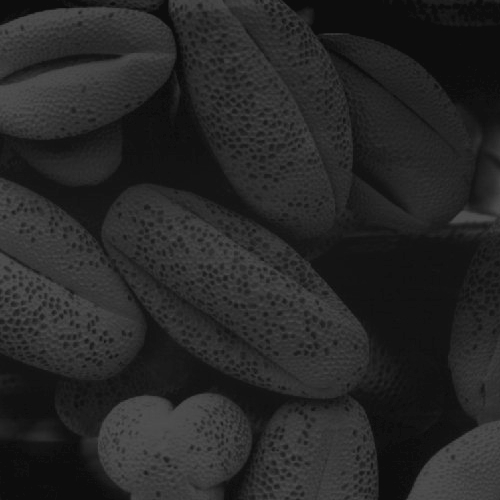
#> input picture 2022-ImagesSet/histeq1.jpg, 500 x 500 px, found by its file name; the run also reads 2 pictures not shown here
$ python HistEq.py
#> lines starting #> are read from the running program, lines starting #| are printed output that depends on the picture
### utils.py
import cv2
import numpy as np
import os
import matplotlib.pyplot as plt
import pandas as pd

PI = 3.1415926535

def cvtColor(img, type='HLS2BGR'):
    if type == 'HLS2BGR':
        a, b, _ = img.shape
        img_hls = img.astype(float)
        H, I, S = img_hls[:,:,0]*2*(2*PI)/360, img_hls[:,:,1]/255, img_hls[:,:,2]/255
        B, G, R = np.zeros((a,b), dtype=float), np.zeros((a,b), dtype=float), np.zeros((a,b), dtype=float)

        ### This is a FAST implementation using vectorization!
        cond_1 = np.where(H<2*PI/3)
        R[cond_1] = I[cond_1]*(1+S[cond_1]*np.cos(H[cond_1])/np.cos(2*PI/6-H[cond_1]))
        B[cond_1] = I[cond_1]*(1-S[cond_1])
        G[cond_1] = 3*I[cond_1]-(R[cond_1]+B[cond_1])
        cond_2 = np.where(np.logical_and(H>=2*PI/3, H<4*PI/3))
        G[cond_2] = I[cond_2]*(1+S[cond_2]*np.cos(H[cond_2]-2*PI/3)/np.cos(2*PI/6-H[cond_2]+2*PI/3))
        R[cond_2] = I[cond_2]*(1-S[cond_2])
        B[cond_2] = 3*I[cond_2]-(R[cond_2]+G[cond_2])
        cond_3 = np.where(np.logical_and(H>=4*PI/3, H<6*PI/3))
        B[cond_3] = I[cond_3]*(1+S[cond_3]*np.cos(H[cond_3]-4*PI/3)/np.cos(2*PI/6-H[cond_3]+4*PI/3))
        G[cond_3] = I[cond_3]*(1-S[cond_3])
        R[cond_3] = 3*I[cond_3]-(G[cond_3]+B[cond_3])

        # [16 lines of commented-out code are left out]

        B, G, R = np.clip(B,0,1), np.clip(G,0,1), np.clip(R,0,1)
        img_bgr = np.zeros((a,b,3), dtype=np.uint8)
        img_bgr[:,:,0], img_bgr[:,:,1], img_bgr[:,:,2] = B*255, G*255, R*255
        return img_bgr

    elif type == 'BGR2HLS':
        a, b, _ = img.shape
        img_bgr = img.astype(float)/255
        B, G, R = img_bgr[:,:,0], img_bgr[:,:,1], img_bgr[:,:,2]
        H, I, S = np.zeros((a,b), dtype=float), np.zeros((a,b), dtype=float), np.zeros((a,b), dtype=float)

        ### This is a FAST implementation using vectorization!
        # Calculate I
        RGB_sum = R+G+B
        I = 1/3*RGB_sum
        # Calculate S
        RGB_min = np.min(np.stack((R,G,B)), axis = 0)
        cond_S=np.where(RGB_sum!=0)
        S[cond_S] = 1-3/RGB_sum[cond_S]*RGB_min[cond_S]
        # Calculate H
        val = ((R-G)**2+(R-B)*(G-B))**0.5
        cond_H = np.where(val!=0)
        theta = np.arccos(np.clip(1/2*(R-G+R-B)[cond_H]/val[cond_H], a_min=-1, a_max=1))*360/(2*PI)
        cond_H2 = B[cond_H] > G[cond_H]
        theta[cond_H2] = 360 - theta[cond_H2]
        H[cond_H] = theta

        # [13 lines of commented-out code are left out]

        img_hls = np.zeros((a,b,3), dtype=np.uint8)
        img_hls[:,:,0], img_hls[:,:,1], img_hls[:,:,2] = H/2, I*255, S*255
        return img_hls

# utils for display
def add_border(img):
    # add white thin border
    if len(img.shape)==2:
        return cv2.copyMakeBorder(img,20,20,20,20,cv2.BORDER_CONSTANT,value=255)
    else:
        return cv2.copyMakeBorder(img,20,20,20,20,cv2.BORDER_CONSTANT,value=[255,255,255])

# [14 lines left out: function resize_img, not called in this run]

def resize_img_width(img, width):
    # resize the final image to a proper size for showing in the webpage.
    # scale
    shape_now = img.shape
    scale = width / shape_now[1]

    # resize image
    height = int(shape_now[0] * scale)
    width = int(shape_now[1] * scale)
    shape_resize = (width, height)
    return cv2.resize(img, shape_resize, interpolation=cv2.INTER_AREA)

def add_title(img,text='add_text'):
    # add Enlgish title in the top of the image
    if len(img.shape)==2:
        color=255
    else:
        color=(255,255,255)
    img=cv2.copyMakeBorder(img, 50, 0, 0, 0, cv2.BORDER_CONSTANT, value=color)
    if len(img.shape)==2:
        return cv2.putText(img,text,(0,50),cv2.FONT_HERSHEY_SIMPLEX,fontScale=1.3,color= 0,thickness=3,lineType=cv2.LINE_AA)
    else:
        return cv2.putText(img, text, (0, 50), cv2.FONT_HERSHEY_SIMPLEX, fontScale=1.3,color= (0,0,0),thickness=3,lineType=cv2.LINE_AA)

### HistEq.py
import cv2
import numpy as np
import os
import matplotlib.pyplot as plt
import pandas as pd
import matplotlib
matplotlib.use('Agg')
from utils import cvtColor, add_border, resize_img, add_title, resize_img_width
import time

def HistEq_single_channel(img):
    a, b = img.shape
    n = a*b
    img = img.astype(np.uint8)
    # Build Histogram
    hist = np.histogram(img, 256, (0,256))[0]
    # Calculate Prob
    prob = hist / n
    # Calculate Cumulative Prob
    cum_prob = np.zeros(256)
    temp = 0.0
    for i in range(256):
        temp += prob[i]
        cum_prob[i] = temp
    # Generate mapping
    mapping = (np.around(cum_prob*255)).astype(np.uint8)
    # Generate result
    re = mapping[img].astype(np.uint8)
    return re

def HistEq_rgb_avg(img):
    a, b, _ = img.shape
    n = a*b
    img = img.astype(np.uint8)
    # Build Histogram
    hist_list = []
    for k in range(3):
        hist_list.append(np.histogram(img[:,:,k], 256, (0,256))[0])
    hist = np.stack(hist_list, axis=0)
    # Calculate Prob
    prob = hist / n
    # Calculate Avg prob
    prob = np.mean(prob, axis=0)
    # Calculate Cumulative Prob
    cum_prob = np.zeros(256)
    temp = 0.0
    for i in range(256):
        temp += prob[i]
        cum_prob[i] = temp
    # Generate mapping
    mapping = (np.around(cum_prob*255)).astype(np.uint8)
    # Generate result
    re = mapping[img].astype(np.uint8)
    return re

def show_hist(img, save_path):
    hist = get_hist(img)
    plt.clf()
    plt.figure(figsize=(5,5))
    plt.plot(hist)
    plt.grid()
    plt.xlabel('r_k', fontsize=10)
    plt.ylabel('h(r_k)', fontsize=10)
    plt.xticks(fontsize=7)
    plt.yticks(fontsize=7)
    plt.savefig(save_path)

def get_hist(img):
    hist = np.histogram(img, 256, (0,256))[0]
    return hist

def HistEq_rgb(img):
    assert len(img.shape)==3
    # equalizeHist in BGR
    img_BGR_eq=img.copy()
    img_BGR_eq[:, :, 0] = HistEq_single_channel(img_BGR_eq[:, :, 0])
    img_BGR_eq[:, :, 1] = HistEq_single_channel(img_BGR_eq[:, :, 1])
    img_BGR_eq[:, :, 2] = HistEq_single_channel(img_BGR_eq[:, :, 2])
    return img_BGR_eq

def HistEq_hls(img_hls):
    # equlizeHist in lightness
    img_HLS_eq = img_hls.copy()
    img_HLS_eq[:,:,1]=HistEq_single_channel(img_HLS_eq[:,:,1])
    return img_HLS_eq

def HistEq_hls_ls(img_hls, deg=350):
    # equlizeHist in lightness ; equlizeHist and exp in saturation
    img_HLS_eq = img_hls.copy()
    img_HLS_eq[:,:,1] = HistEq_single_channel(img_HLS_eq[:,:,1])
    img_HLS_eq[:,:,2] = np.uint8(np.clip(img_HLS_eq[:,:,2]/255*deg,0,255))
    return img_HLS_eq

def HistEq_rgb_avg_hls_ls(img):
    img_rgb_avg = HistEq_rgb_avg(img)
    img_rgb_avg_hls_ls = HistEq_hls_ls(cvtColor(img_rgb_avg, type='BGR2HLS'), deg=450)
    return img_rgb_avg_hls_ls

def gen_all_HistEq_color(img):
    assert len(img.shape)==3
    start = time.time()
    img_hls = cvtColor(img, type='BGR2HLS')
    re_rgb = HistEq_rgb(img)
    print("Generated rgb!")
    re_hls = cvtColor(HistEq_hls(img_hls), type='HLS2BGR')
    print("Generated hls!")
    re_rgb_avg = HistEq_rgb_avg(img)
    print("Generated rgb_avg!")
    re_hls_ls = cvtColor(HistEq_hls_ls(img_hls), type='HLS2BGR')
    print("Generated hls_ls!")
    re_rgb_avg_hls_ls = cvtColor(HistEq_rgb_avg_hls_ls(img), type='HLS2BGR')
    print("Generated rgb_avg+hls_ls!")
    end = time.time()
    # print(end-start)
    return re_rgb,re_hls,re_rgb_avg,re_hls_ls,re_rgb_avg_hls_ls

def save_all_HistEq_color(results, save_path, resize = False):
    texts=['Origin', 'RGB', 'HSI', 'RGB_Avg', 'HSI_Sat', 'RGB_Avg+HSI_Sat']
    imgs = [add_title(add_border(results[i]),text=texts[i]) for i in range(len(texts))]
    imgs = [np.concatenate(imgs[:3], 1), np.concatenate(imgs[3:], 1)]
    img = np.concatenate(imgs, 0)
    if resize:
        img = resize_img(img)
    cv2.imwrite(save_path, img)

def gen_all_HistEq_gray(img):
    assert len(img.shape)==2
    re = HistEq_single_channel(img)
    return [re]

def save_all_HistEq_gray(results, save_path, resize = False):
    show_hist(results[0], save_path)
    hist_ori = cv2.imread(save_path,cv2.IMREAD_GRAYSCALE)
    show_hist(results[1], save_path)
    hist_eq = cv2.imread(save_path,cv2.IMREAD_GRAYSCALE)
    hist_ori = resize_img_width(hist_ori, results[0].shape[1])
    hist_eq = resize_img_width(hist_eq, results[0].shape[1])
    results = results+[hist_ori,hist_eq]
    texts = ['Origin', 'HistEq', 'Histogram_Ori', 'Histogram_Eq']
    imgs = [add_title(add_border(results[i]),text=texts[i]) for i in range(len(texts))]
    imgs = [np.concatenate(imgs[:2], 1), np.concatenate(imgs[2:], 1)]
    img = np.concatenate(imgs, 0)
    if resize:
        img = resize_img(img)
    cv2.imwrite(save_path, img)

def run_histeq(img_dir, save_dir, img_name, type='gray', resize = False):
    task = 'HistEq'
    print("Running...")
    if type == 'gray':
        img=cv2.imread(img_dir+img_name, cv2.IMREAD_GRAYSCALE)
        results = gen_all_HistEq_gray(img)
        save_path = save_dir+gen_result_name(img_name, task)
        save_all_HistEq_gray([img]+list(results), save_path=save_path, resize=resize)
    elif type == 'color':
        img=cv2.imread(img_dir+img_name,cv2.IMREAD_COLOR)
        results = gen_all_HistEq_color(img)
        save_path = save_dir+gen_result_name(img_name, task)
        save_all_HistEq_color([img]+list(results), save_path=save_path, resize=resize)
    print("Done! Save to %s"%save_path)
    return save_path

def gen_result_name(img_name, task):
    l = img_name.split('.')
    return '%s_%s.%s' % (l[0], task, 'jpg')

if __name__ == '__main__':
    task = 'HistEq'
    dir = 'dataset/%s/'%task
    save_dir = 'results/%s/'%task

    # [66 lines of commented-out code are left out]

    run_histeq(dir, save_dir, 'histeq1.jpg', type='gray')
#> in run_histeq, img is the input picture: shape (500, 500); min 12, max 83, mean 38.7
#> in HistEq_single_channel, `hist = np.histogram(img, 256, (0,256))[0]`: hist = 256 values, max 16986 at index 13, min 0 at index 0, mean 976.6
#> in HistEq_single_channel, `prob = hist / n`: prob = 256 values, max 0.0679 at index 13, min 0 at index 0, mean 0.00391
#> the loop in HistEq_single_channel, `for i in range(256):` made 256 passes
#> temp on passes 1 to 3: 0, 0, 0
#> after the loop in HistEq_single_channel, `for i in range(256):`: cum_prob = 256 values from 0 to 1; temp = 1
#> in HistEq_single_channel, `mapping = (np.around(cum_prob*255)).astype(np.uint8)`: mapping = 256 values from 0 to 255
#> in HistEq_single_channel, `re = mapping[img].astype(np.uint8)`:
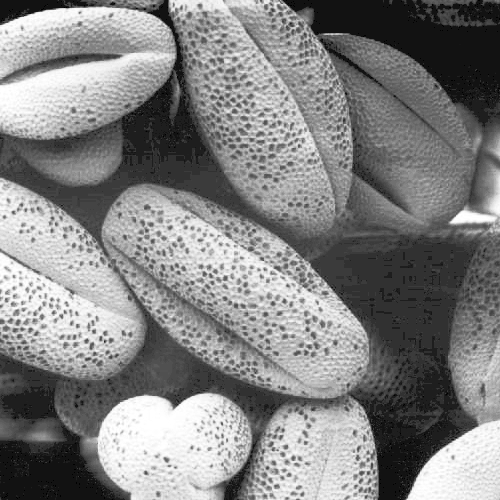
#> re: shape (500, 500); min 0, max 255, mean 130.7
#> in run_histeq, `results = gen_all_HistEq_gray(img)`: results = 1 item
#> in save_all_HistEq_gray, `hist_eq = cv2.imread(save_path,cv2.IMREAD_GRAYSCALE)`:
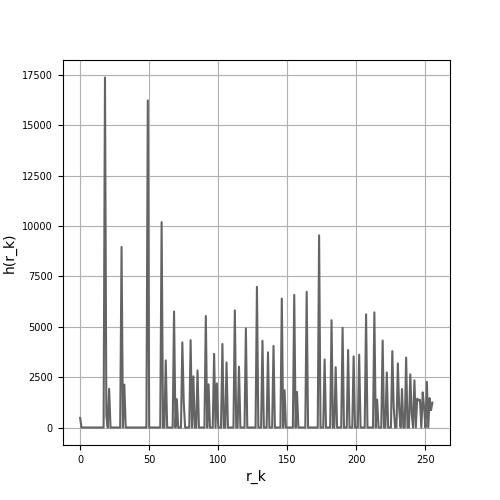
#> hist_eq: shape (500, 500); min 0, max 255, mean 240.2
#> in save_all_HistEq_gray, `results = results+[hist_ori,hist_eq]`: results = 4 items
#> in add_title, `color=255`: color = 255
#> call 4 of add_title, with text = 'Histogram_Eq'
#> in add_title (call 4), `img=cv2.copyMakeBorder(img, 50, 0, 0, 0, cv2.BORDER_CONSTANT, value=co..`:
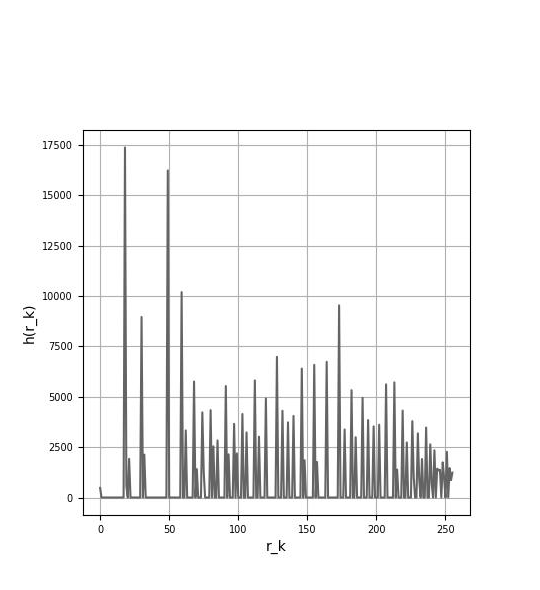
#> img: shape (590, 540); min 0, max 255, mean 243.4
#> in save_all_HistEq_gray, `imgs = [add_title(add_border(results[i]),text=texts[i]) for i in range..`: imgs = 4 items
    run_histeq(dir, save_dir, 'histeq2.jpg', type='gray')
#> call 2 of run_histeq, with img_dir = 'dataset/HistEq/', save_dir = 'results/HistEq/', img_name = 'histeq2.jpg', type = 'gray', resize = False
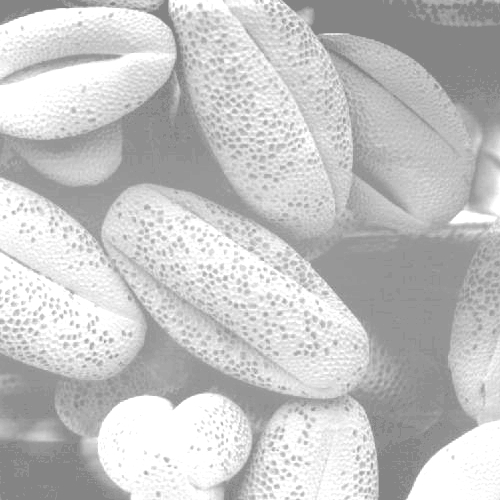
#> input picture 2022-ImagesSet/histeq2.jpg, 500 x 500 px, found by its file name
#> in run_histeq, img is the input picture: shape (500, 500); min 131, max 255, mean 196.4
    run_histeq(dir, save_dir, 'histeq3.jpg', type='gray')
#> call 3 of run_histeq, with img_dir = 'dataset/HistEq/', save_dir = 'results/HistEq/', img_name = 'histeq3.jpg', type = 'gray', resize = False
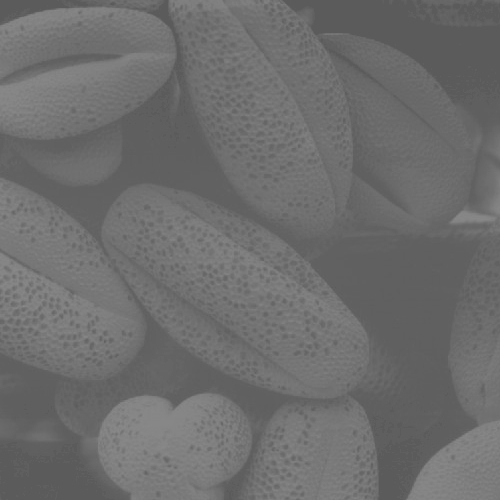
#> input picture 2022-ImagesSet/histeq3.jpg, 500 x 500 px, found by its file name
#> in run_histeq, img is the input picture: shape (500, 500); min 90, max 138, mean 109.1
#> call 3 of save_all_HistEq_gray, with save_path = 'results/HistEq/histeq3_HistEq.jpg', resize = False
#> in save_all_HistEq_gray (call 3), `hist_ori = cv2.imread(save_path,cv2.IMREAD_GRAYSCALE)`:
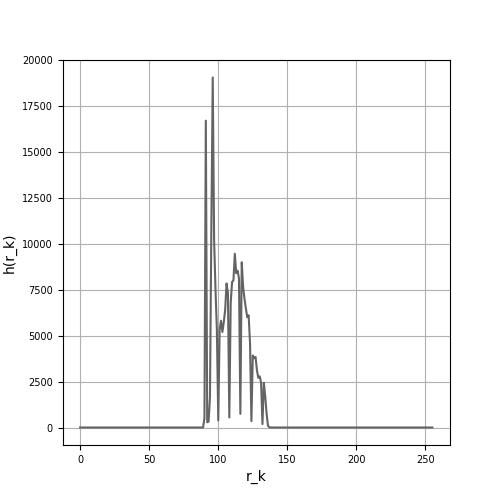
#> hist_ori: shape (500, 500); min 0, max 255, mean 247.1
#> in add_title (call 9), `img=cv2.copyMakeBorder(img, 50, 0, 0, 0, cv2.BORDER_CONSTANT, value=co..`:
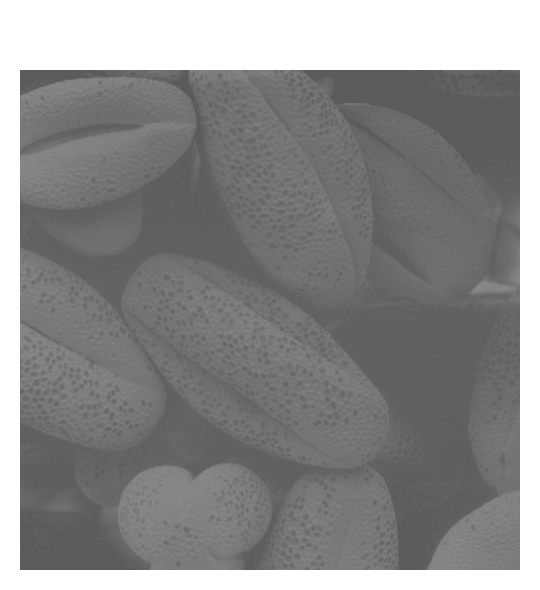
#> img: shape (590, 540); min 90, max 255, mean 140.5
    run_histeq(dir, save_dir, 'histeq4.jpg', type='gray')
    run_histeq(dir, save_dir, 'histeqColor.jpg', type='color')
#> in cvtColor, `cond_S=np.where(RGB_sum!=0)`: cond_S = 936979 positions, rows 0 to 967, columns 0 to 967
#> in cvtColor, `cond_H = np.where(val!=0)`: cond_H = 849817 positions, rows 0 to 967, columns 0 to 967
#> after the loop in HistEq_rgb_avg, `for k in range(3):`: hist_list = 3 items
#> in HistEq_rgb_avg, `prob = np.mean(prob, axis=0)`: prob = 256 values, max 0.0157 at index 10, min 0.000451 at index 238, mean 0.00391
#> in HistEq_rgb_avg, `cum_prob = np.zeros(256)`: cum_prob = 256 values from 0 to 0
#> the loop in HistEq_rgb_avg, `for i in range(256):` made 256 passes
#> temp on passes 1 to 3: 0.00406, 0.00594, 0.00954
#> after the loop in HistEq_rgb_avg, `for i in range(256):`: cum_prob = 256 values from 0.00406 to 1; temp = 1
#> in HistEq_rgb_avg, `mapping = (np.around(cum_prob*255)).astype(np.uint8)`: mapping = 256 values from 1 to 255
#> the loop in HistEq_rgb_avg (call 2), `for i in range(256):` made 256 passes
